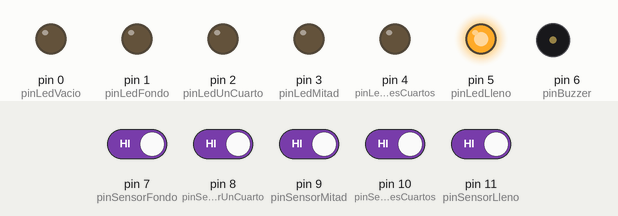
The sketch below on a simulated Arduino Uno, built with avr-gcc and run on an emulated ATmega328P. Shown: output pins drawn as LEDs (lit = HIGH), buzzer (waves = sounding, pin HIGH). Inputs (shaded band) come from the test bench; at power-on: pin 7 (pinSensorFondo), pin 8 (pinSensorUnCuarto), pin 9 (pinSensorMitad), pin 10 (pinSensorTresCuartos), pin 11 (pinSensorLleno) HIGH.

Above: at 13.3 s.
16.9 s: pin 11 (pinSensorLleno) driven LOW
At 24.6 s:
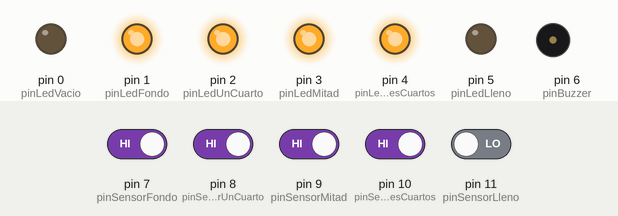
25.5 s: pin 7 (pinSensorFondo) driven LOW
At 28.6 s:
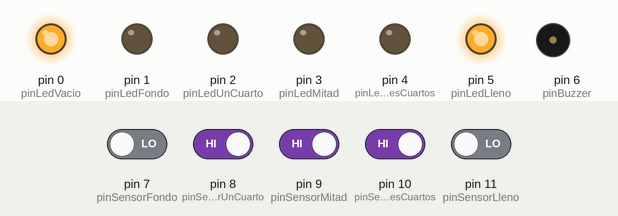
33.5 s: pin 7 (pinSensorFondo) driven HIGH
At 36.9 s:
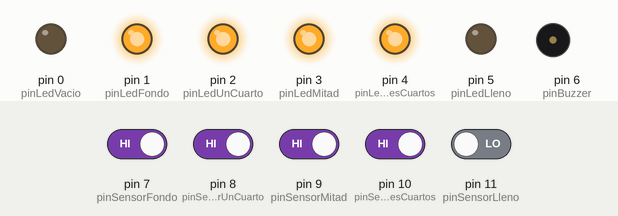
41.5 s: pin 10 (pinSensorTresCuartos) driven LOW
At 42.7 s:
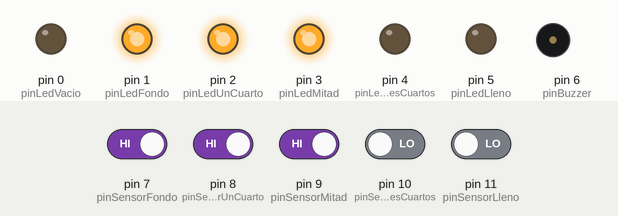
49.5 s: pin 9 (pinSensorMitad) driven LOW
At 50.0 s:
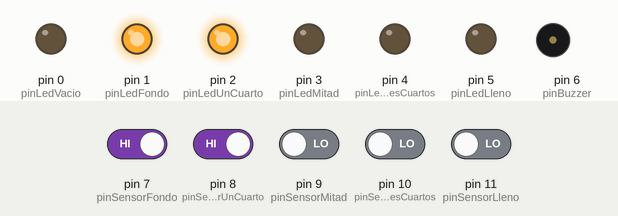
57.5 s: pin 8 (pinSensorUnCuarto) driven LOW
At 58.6 s:
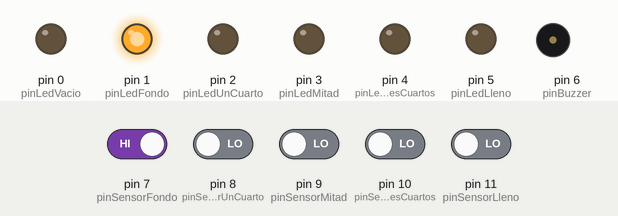
Timing chart, 0 to 60.5 s (numbered marks = the images above; inputs shaded):
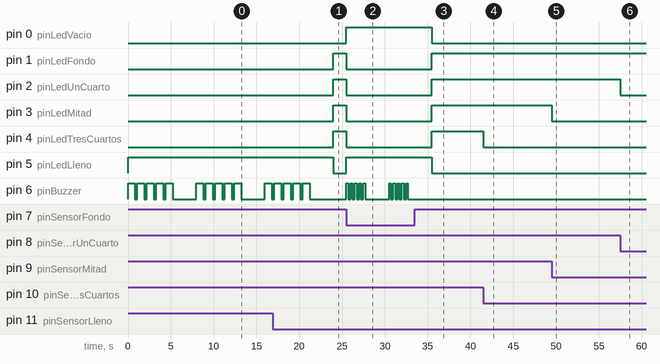

Measured:
- after the input at 16.9 s, pin 1 (pinLedFondo), pin 2 (pinLedUnCuarto), pin 3 (pinLedMitad), pin 4 (pinLedTresCuartos): LOW → HIGH after 7.1 s; pin 5 (pinLedLleno): HIGH → LOW after 7.1 s; pin 6 (pinBuzzer): goes on until 21.2 s, then stays LOW
- after the input at 25.5 s, pin 0 (pinLedVacio), pin 5 (pinLedLleno): LOW → HIGH at once; pin 1 (pinLedFondo), pin 2 (pinLedUnCuarto), pin 3 (pinLedMitad), pin 4 (pinLedTresCuartos): HIGH → LOW at once; pin 6 (pinBuzzer): goes 4 × (HIGH 0.20 s, LOW 0.30 s), HIGH 0.20 s, LOW 2.8 s, 4 × (HIGH 0.20 s, LOW 0.30 s), HIGH 0.20 s, then LOW, starting at once
- after the input at 33.5 s, pin 0 (pinLedVacio), pin 5 (pinLedLleno): HIGH → LOW after 2.0 s; pin 1 (pinLedFondo), pin 2 (pinLedUnCuarto), pin 3 (pinLedMitad), pin 4 (pinLedTresCuartos): LOW → HIGH after 2.0 s; pin 6 (pinBuzzer): stops changing and stays LOW
- after the input at 41.5 s, pin 4 (pinLedTresCuartos): HIGH → LOW at once
- after the input at 49.5 s, pin 3 (pinLedMitad): HIGH → LOW at once
- after the input at 57.5 s, pin 2 (pinLedUnCuarto): HIGH → LOW at once
- by itself, pin 6 (pinBuzzer): repeats every 8.0 s: 4 × (LOW 0.30 s, HIGH 0.80 s), LOW 2.8 s, HIGH 0.80 s

The sketch:

Sensor_nivel_tinaco_alarm.ino
```cpp
String strVersion = "1.0";

int pinLedVacio        = 0;
int pinLedFondo        = 1;
int pinLedUnCuarto     = 2;
int pinLedMitad        = 3;
int pinLedTresCuartos  = 4;
int pinLedLleno        = 5;

int pinSensorFondo        = 7;
int pinSensorUnCuarto     = 8;
int pinSensorMitad        = 9;
int pinSensorTresCuartos  = 10;
int pinSensorLleno        = 11;

int estadoVacio       = 0;
int estadoFondo       = 1;
int estadoUnCuarto    = 2;
int estadoMitad       = 3;
int estadoTresCuartos = 4;
int estadoLleno       = 5;

int estadoValidando   = 9;

int estadoErrorFunction = -1;

int estadoActual;

int pinBuzzer         = 6;

void setup() {
  // put your setup code here, to run once:
  pinMode(pinLedVacio, OUTPUT);
  pinMode(pinLedFondo, OUTPUT);
  pinMode(pinLedUnCuarto, OUTPUT);
  pinMode(pinLedMitad, OUTPUT);
  pinMode(pinLedTresCuartos, OUTPUT);
  pinMode(pinLedLleno, OUTPUT);

  digitalWrite(pinLedVacio, LOW);
  digitalWrite(pinLedFondo, LOW);
  digitalWrite(pinLedUnCuarto, LOW);
  digitalWrite(pinLedMitad, LOW);
  digitalWrite(pinLedTresCuartos, LOW);
  digitalWrite(pinLedLleno, LOW);

  pinMode(pinSensorFondo, INPUT);
  pinMode(pinSensorUnCuarto, INPUT);
  pinMode(pinSensorMitad, INPUT);
  pinMode(pinSensorTresCuartos, INPUT);
  pinMode(pinSensorLleno, INPUT);

  pinMode(pinBuzzer, OUTPUT);

  estadoActual = estadoValidando;
}


int validateSensorsStatus() {
  int tempEdoFondo        = digitalRead(pinSensorFondo);
  int tempEdoUnCuarto     = digitalRead(pinSensorUnCuarto);
  int tempEdoMitad        = digitalRead(pinSensorMitad);
  int tempEdoTresCuartos  = digitalRead(pinSensorTresCuartos);
  int tempEdoLleno        = digitalRead(pinSensorLleno);

  int tempEdoSistema = estadoValidando;

  if (tempEdoFondo == LOW && tempEdoUnCuarto == LOW && tempEdoMitad == LOW && tempEdoTresCuartos == LOW && tempEdoLleno == LOW) {
    tempEdoSistema = estadoVacio;
  }
  else if (tempEdoFondo == HIGH && tempEdoUnCuarto == LOW && tempEdoMitad == LOW && tempEdoTresCuartos == LOW && tempEdoLleno == LOW) {
    tempEdoSistema = estadoFondo;
  }
  else if (tempEdoFondo == HIGH && tempEdoUnCuarto == HIGH && tempEdoMitad == LOW && tempEdoTresCuartos == LOW && tempEdoLleno == LOW) {
    tempEdoSistema = estadoUnCuarto;
  }
  else if (tempEdoFondo == HIGH && tempEdoUnCuarto == HIGH && tempEdoMitad == HIGH && tempEdoTresCuartos == LOW && tempEdoLleno == LOW) {
    tempEdoSistema = estadoMitad;
  }
  else if (tempEdoFondo == HIGH && tempEdoUnCuarto == HIGH && tempEdoMitad == HIGH && tempEdoTresCuartos == HIGH && tempEdoLleno == LOW) {
    tempEdoSistema = estadoTresCuartos;
  }
  else if (tempEdoFondo == HIGH && tempEdoUnCuarto == HIGH && tempEdoMitad == HIGH && tempEdoTresCuartos == HIGH && tempEdoLleno == HIGH) {
    tempEdoSistema = estadoLleno;
  }
  else {
    tempEdoSistema = estadoErrorFunction;
  }

  return tempEdoSistema;
}


void setLedsStatus(int estado) {

  if (estado == estadoVacio) {
    digitalWrite(pinLedVacio, HIGH);
    digitalWrite(pinLedFondo, LOW);
    digitalWrite(pinLedUnCuarto, LOW);
    digitalWrite(pinLedMitad, LOW);
    digitalWrite(pinLedTresCuartos, LOW);
    digitalWrite(pinLedLleno, LOW);
  }
  else if (estado == estadoFondo) {
    digitalWrite(pinLedVacio, LOW);
    digitalWrite(pinLedFondo, HIGH);
    digitalWrite(pinLedUnCuarto, LOW);
    digitalWrite(pinLedMitad, LOW);
    digitalWrite(pinLedTresCuartos, LOW);
    digitalWrite(pinLedLleno, LOW);
  }
  else if (estado == estadoUnCuarto) {
    digitalWrite(pinLedVacio, LOW);
    digitalWrite(pinLedFondo, HIGH);
    digitalWrite(pinLedUnCuarto, HIGH);
    digitalWrite(pinLedMitad, LOW);
    digitalWrite(pinLedTresCuartos, LOW);
    digitalWrite(pinLedLleno, LOW);
  }
  else if (estado == estadoMitad) {
    digitalWrite(pinLedVacio, LOW);
    digitalWrite(pinLedFondo, HIGH);
    digitalWrite(pinLedUnCuarto, HIGH);
    digitalWrite(pinLedMitad, HIGH);
    digitalWrite(pinLedTresCuartos, LOW);
    digitalWrite(pinLedLleno, LOW);
  }
  else if (estado == estadoTresCuartos) {
    digitalWrite(pinLedVacio, LOW);
    digitalWrite(pinLedFondo, HIGH);
    digitalWrite(pinLedUnCuarto, HIGH);
    digitalWrite(pinLedMitad, HIGH);
    digitalWrite(pinLedTresCuartos, HIGH);
    digitalWrite(pinLedLleno, LOW);
  }
  else if (estado == estadoLleno) {
    digitalWrite(pinLedVacio, LOW);
    digitalWrite(pinLedFondo, LOW);
    digitalWrite(pinLedUnCuarto, LOW);
    digitalWrite(pinLedMitad, LOW);
    digitalWrite(pinLedTresCuartos, LOW);
    digitalWrite(pinLedLleno, HIGH);
  }
  else if (estado == estadoErrorFunction) {
    digitalWrite(pinLedVacio, HIGH);
    digitalWrite(pinLedFondo, LOW);
    digitalWrite(pinLedUnCuarto, LOW);
    digitalWrite(pinLedMitad, LOW);
    digitalWrite(pinLedTresCuartos, LOW);
    digitalWrite(pinLedLleno, HIGH);
  }
}

void alarmFull(){
  for(int i = 0; i < 5; i++){
    digitalWrite(pinBuzzer, HIGH);
    delay(800);
    digitalWrite(pinBuzzer, LOW);
    delay(300);
  }

  delay(2000);
}

void alarmErrorFunction(){
  for(int i = 0; i < 5; i++){
    digitalWrite(pinBuzzer, HIGH);
    delay(200);
    digitalWrite(pinBuzzer, LOW);
    delay(300);
  }
  delay(2000);
}

void loop() {
  // put your main code here, to run repeatedly:

  estadoActual = validateSensorsStatus();

  setLedsStatus(estadoActual);

  if(estadoActual == estadoLleno){   //estadoLleno
    alarmFull();
  }
  else if(estadoActual == estadoErrorFunction){
    alarmErrorFunction();
  }

  delay(500);
}
```
